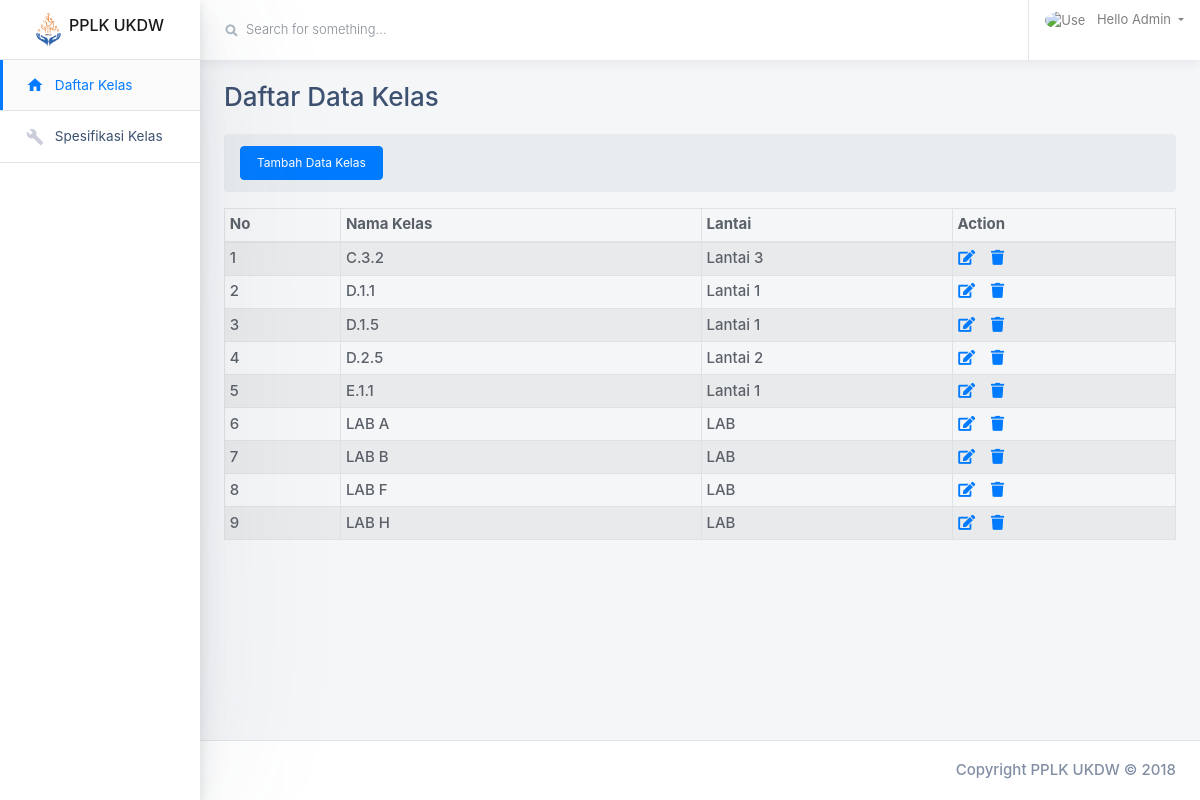
The page /ruang/index.php?md=kelas on the database its author committed.
### tables this page shows
CREATE TABLE IF NOT EXISTS `r_kelas` (
  `id_kelas` int(11) NOT NULL AUTO_INCREMENT,
  `nama_kelas` varchar(5) NOT NULL,
  `lantai` varchar(12) NOT NULL,
  PRIMARY KEY (`id_kelas`)
);

### ruang/modules/kelas/kelas.php (the view, shortened to what this page needs)
       <div class="main-content-container container-fluid px-4">
         <div class="page-header row no-gutters py-4">
           <div class="col-12 col-sm-4 text-center text-sm-left mb-0">
             <h3 class="page-title">Daftar Data Kelas</h3>
           </div>
         </div>
<div class="row">
	<div class="col-lg-12">
		<ol class="breadcrumb">
			<li>
				<a href="index.php?md=add-kelas"><button type="button" class="btn btn-primary">Tambah Data Kelas</button></a>
			</li>
		</ol>
	</div>
</div>
<div class="row">
	<div class="col-lg-12">
		<div class="table-responsive">
			<table class="table table-bordered table-striped table-sm">
				<thead>
					<tr>
						<th>No</th>
						<th>Nama Kelas</th>
						<th>Lantai</th>
						<th>Action </th>
					</tr>
				</thead>
				  <tbody>
					<?php
						$tampil = mysqli_query($mysqli,"SELECT * FROM r_kelas ORDER BY nama_kelas");
						$no=1;
						if(mysqli_num_rows($tampil) == 0)
						{
						}
						else
						{
							while ($r=mysqli_fetch_array($tampil))
							{
								echo"
									<tr>
										<td>$no</td>
										<td>$r[nama_kelas]</td>
										<td>$r[lantai]</td>
										<td>
											<a href='index.php?md=kelas&act=edit&id=$r[id_kelas]' class='fa fa-edit fa-fw' title='Edit'></i></a>
											&nbsp;
											<a href=javascript:confirmdelete('index.php?md=kelas&act=delete&id=$r[id_kelas]') class='fa fa-trash fa-fw' title='Delete'></i></a>
										</td>
									</tr>
								";
								$no++;
							}
						}
					?>
				  </tbody>
			</table>
		</div>
	</div>
</div>
       </div>

### ruang/index.php (shortened to what this page needs)
<!doctype html>
<html class="no-js h-100" lang="en">
  <head>
    <link href="https://use.fontawesome.com/releases/v5.0.6/css/all.css" rel="stylesheet">
    <link rel="stylesheet" href="https://stackpath.bootstrapcdn.com/bootstrap/4.1.3/css/bootstrap.min.css">
    <link rel="stylesheet" id="main-stylesheet" data-version="1.1.0" href="styles/shards-dashboards.1.1.0.min.css">
    <link rel="stylesheet" href="styles/extras.1.1.0.min.css">
    <link rel="stylesheet" href="https://cdnjs.cloudflare.com/ajax/libs/quill/1.3.6/quill.snow.css">
  </head>
  <body class="h-100">
    <div class="container-fluid">
      <div class="row">
        <aside class="main-sidebar col-12 col-md-3 col-lg-2 px-0">
          <div class="main-navbar">
            <nav class="navbar align-items-stretch navbar-light bg-white flex-md-nowrap border-bottom p-0">
              <a class="navbar-brand w-100 mr-0" href="#" style="line-height: 25px;">
                <div class="d-table m-auto">
                  <img id="main-logo" class="d-inline-block align-top mr-1" style="max-width: 25px;" src="images/pplk.png" alt="Shards Dashboard">
                  <span class="d-none d-md-inline ml-1">PPLK UKDW</span>
                </div>
              </a>
            </nav>
          </div>
          <div class="nav-wrapper">
            <ul class="nav flex-column">
              <li class="nav-item">
                <a class="nav-link <?php if($_GET[md] == "kelas"){echo"active";}?>" href="index.php?md=kelas">
                  <i class="material-icons">home</i>
                  <span>Daftar Kelas</span>
                </a>
              </li>
			  <li class="nav-item">
                <a class="nav-link <?php if($_GET[md] == "spek"){echo"active";}?>" href="index.php?md=spek">
                  <i class="material-icons">build</i>
                  <span>Spesifikasi Kelas</span>
                </a>
              </li>
            </ul>
          </div>
        </aside>
        <main class="main-content col-lg-10 col-md-9 col-sm-12 p-0 offset-lg-2 offset-md-3">
          <div class="main-navbar sticky-top bg-white">
            <nav class="navbar align-items-stretch navbar-light flex-md-nowrap p-0">
              <form action="#" id="myform" class="main-navbar__search w-100 d-none d-md-flex d-lg-flex">
                <div class="input-group input-group-seamless ml-3">
                  <div class="input-group-prepend">
                    <div class="input-group-text">
                      <i class="fas fa-search"></i>
                    </div>
                  </div>
                  <input class="navbar-search form-control" name="search" id="search" type="text" placeholder="Search for something..." aria-label="Search"> </div>
              </form>
              <ul class="navbar-nav border-left flex-row ">
                <li class="nav-item dropdown">
                  <a class="nav-link dropdown-toggle text-nowrap px-3" data-toggle="dropdown" href="#" role="button" aria-haspopup="true" aria-expanded="false">
                    <img class="user-avatar rounded-circle mr-2" src="images/avatars/admin.png" alt="User Avatar">
                    <span class="d-none d-md-inline-block">Hello Admin</span>
                  </a>
                </li>
              </ul>
            </nav>
          </div>
			<?php
				include "content.php";
			?>
          <footer class="main-footer d-flex p-2 px-3 bg-white border-top">
            <span class="copyright ml-auto my-auto mr-2">Copyright PPLK UKDW © 2018
            </span>
          </footer>
        </main>
      </div>
    </div>
  </body>
</html>

### ruang/content.php (shortened to what this page needs)
<?php
	if ($_GET['md']=='')
	{
		include "modules/spek/spek.php";
	}
	elseif ($_GET['md']=='spek')
	{
		include "modules/spek/spek.php";
	}
	elseif ($_GET['md']=='add-spek')
	{
		include "modules/spek/add-spek.php";
	}
	elseif ($_GET['md']=='edit-spek')
	{
		include "modules/spek/edit-spek.php";
	}
	elseif ($_GET['md']=='detail-spek')
	{
		include "modules/spek/detail.php";
	}
	elseif ($_GET['md']=='kelas')
	{
		include "modules/kelas/kelas.php";
	}
	elseif ($_GET['md']=='add-kelas')
	{
		include "modules/kelas/add-kelas.php";
	}
	elseif ($_GET['md']=='edit-kelas')
	{
		include "modules/kelas/edit-kelas.php";
	}
	elseif ($_GET['md']=='cancel')
	{
		include "cancel.php";
	}
?>

### rows shown on the page
r_kelas: nama_kelas "C.3.2", lantai "Lantai 3"
r_kelas: nama_kelas "D.1.1", lantai "Lantai 1"
r_kelas: nama_kelas "D.1.5", lantai "Lantai 1"
r_kelas: nama_kelas "D.2.5", lantai "Lantai 2"
r_kelas: nama_kelas "E.1.1", lantai "Lantai 1"
r_kelas: nama_kelas "LAB A", lantai "LAB"
r_kelas: nama_kelas "LAB B", lantai "LAB"
r_kelas: nama_kelas "LAB F", lantai "LAB"
r_kelas: nama_kelas "LAB H", lantai "LAB"
